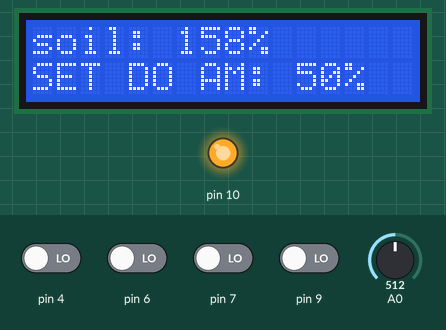
The sketch below on a simulated Arduino Uno, built with avr-gcc and run on an emulated ATmega328P. Parts: 16×2 character LCD, output pins drawn as LEDs (lit = HIGH). The inputs (shaded band) are chosen by the test bench; at power-on: pin 4, pin 6, pin 7, pin 9 LOW, A0 = 512.

Above: at 4.2 s.
4.3 s: A0 set to 690
At 5.6 s:
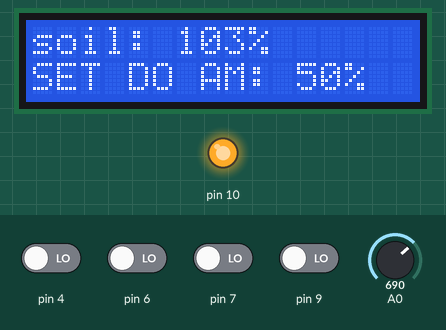
5.9 s: A0 set to 718
At 6.5 s:
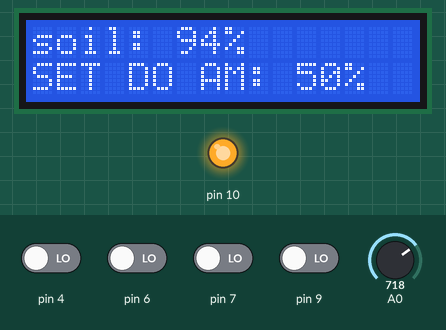
7.5 s: pin 9 driven HIGH
At 8.8 s:
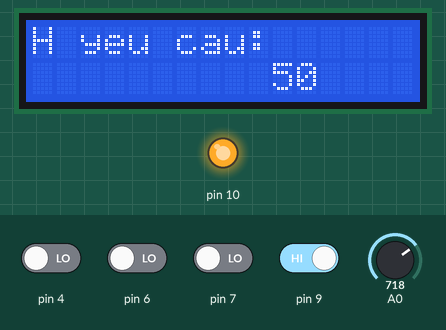
9.1 s: pin 6 driven HIGH
At 9.47 s:
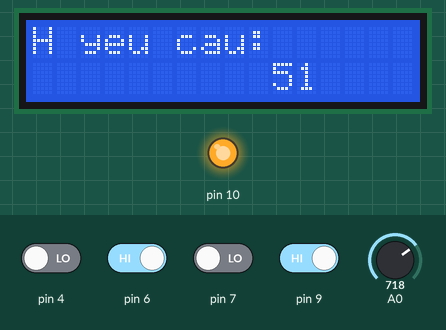
10.8 s: pin 7 driven HIGH
13.8 s: pin 6 driven LOW
At 14.22 s:
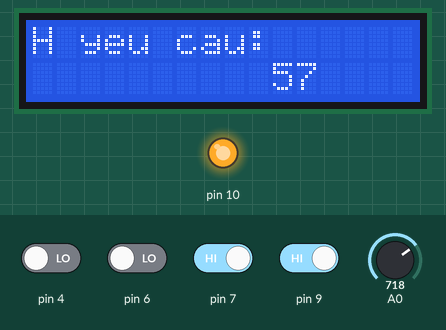
Timing chart, 0 to 16.8 s (numbered marks = the images above; inputs shaded):
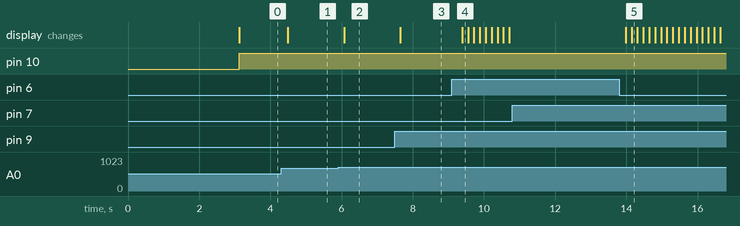

The sketch:

AutomaticWatering.ino
```cpp
#include <Wire.h>
#include <LiquidCrystal_I2C.h>
LiquidCrystal_I2C lcd(0x27, 16, 2);
int doam = 0;
int doamyeucau = 50;
int dentadoamyeucau = 0;
int set = 1;

void setup() {
  lcd.begin(16, 2);
  lcd.backlight();
  pinMode(4, INPUT);
  pinMode(7, INPUT);
  pinMode(6, INPUT);
  pinMode(9, INPUT);
  pinMode(10, OUTPUT);
  lcd.setCursor(0, 0);
  lcd.print(" HE THONG TUOI ");
  lcd.setCursor(0, 1);
  lcd.print(" CHON SET DE CD");
  delay(3000);
  lcd.clear();
}

void loop() {
  if (digitalRead(4) == 1) set = 1;
  if (digitalRead(9) == 1) set = 2;
  if (set == 1)
  {
    doam = analogRead(A0);
    doam = map(doam, 1023, 700, 0, 100);
    dentadoamyeucau = doamyeucau - doam;
    lcd.setCursor(0, 0);
    lcd.print("soil: ");
    lcd.print(doam);
    lcd.print("%		");
    lcd.setCursor(0, 1);
    lcd.print("SET DO AM: ");
    lcd.print(doamyeucau);
    lcd.print("%	");
    if (dentadoamyeucau < 1) digitalWrite(10, HIGH);
    if (dentadoamyeucau > -1) digitalWrite(10, LOW);
    delay(200);
  }
  if (set == 2)
  {
    lcd.clear();
    lcd.setCursor(0, 0);
    lcd.print("H yeu cau:");
    lcd.setCursor(10, 1);
    lcd.print(doamyeucau);
    if (digitalRead(6) == 0) {
      delay(150);
      if (digitalRead(6) == 0) doamyeucau = doamyeucau - 1;
    }
    if (digitalRead(7) == 0) {
      delay(150);
      if (digitalRead(7) == 0) doamyeucau = doamyeucau + 1;
    }
  }
}
```

Measured:
- the behaviour switches between 700 and 701 on A0 (found by bisection; images 1 and 2)
- after the input at 4.3 s, the display: changes after 0.18 s (image 1)
- after the input at 5.9 s, the display: changes after 0.17 s (image 2)
- after the input at 7.5 s, the display: changes after 0.14 s (image 3)
- after the input at 9.1 s, the display: changes after 0.29 s (image 4)
- after the input at 10.8 s, every drawn part: stays the same
- after the input at 13.8 s, the display: first changes after 0.18 s (image 5 shows a later state)
